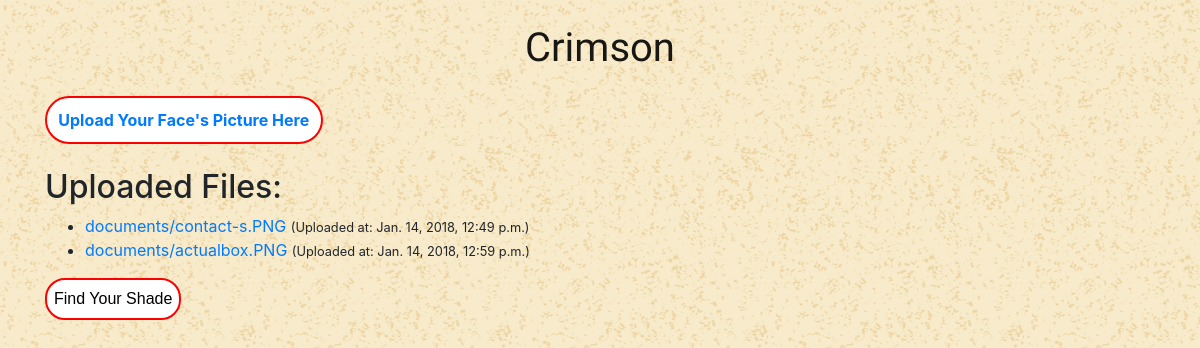
The page /uploads/ (signed in) on the database as committed earlier.
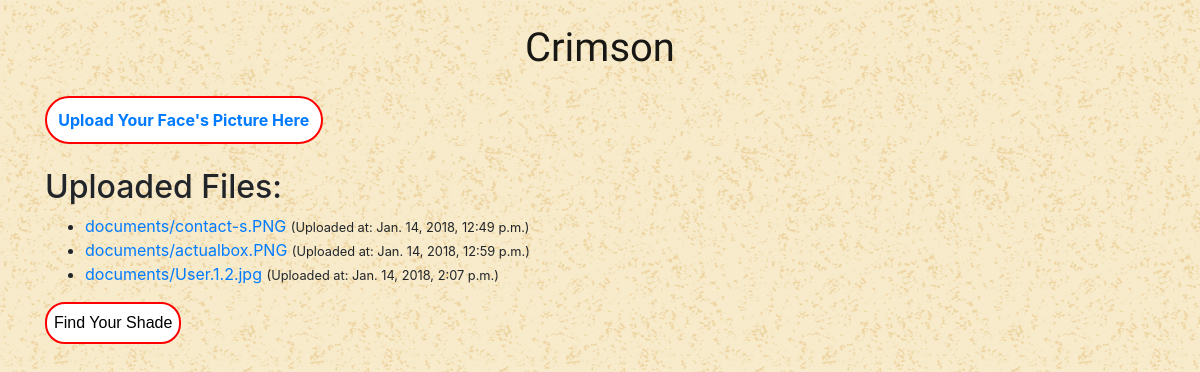
The same page on the database as committed later.
### media_handling/models.py (models this page shows)
class Document(models.Model):
    description = models.CharField(max_length=255, blank=True)
    document = models.FileField(upload_to='documents/')
    uploaded_at = models.DateTimeField(auto_now_add=True)

### media_handling/views.py (the view)
# urls.py: url(r'^uploads/$', media_views.uhome, name='uhome'),
def uhome(request):
    documents = Document.objects.all()
    return render(request, 'uhome.html', { 'documents': documents })

### templates/uhome.html
{% extends 'uploads.html' %}
{% block content %}
  {% if user.is_authenticated %}
  <div align="center" class="col-md-3" style="background-color: #fff; text-align: center; border-radius: 25px; padding:10px; color: #fff; border: 2px solid red;">
    <a href="{% url 'model_form_upload' %}">
      <strong>Upload Your Face's Picture Here</strong>
    </a>
  </div><br>
  <h2>Uploaded Files:</h2>
  <ul>
    {% for obj in documents %}
      <li>
        <a href="{{ obj.document.url }}">{{ obj.document.name }}</a>
        <small>(Uploaded at: {{ obj.uploaded_at }})</small>
      </li>
    {% endfor %}
  </ul>
  <button type="btn btn-danger" type="submit">Find Your Shade</button>
  {% else %}
  <div align="center" class="col-md-3" style="background-color: #000; text-align: center; border-radius: 25px; padding:10px; color: #fff"><strong>Please Log In to Continue</strong>
  </div><br>
  <a href="{% url 'login' %}"><button type="submit"><b>Login</b></button></a>
  {% endif %}
{% endblock %}

Rows that differ between the two databases and show on the page:
added Document: document.name "documents/User.1.2.jpg", uploaded_at "Jan. 14, 2018, 2:07 p.m."
